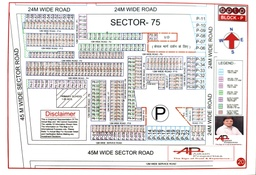
#> input picture map/p-block_orig.jpg, 256 x 175 px, shrunk from 1100 x 753 before the run; the run also reads 2 pictures not shown here
$ python test_match.py
#> lines starting #> are read from the running program, lines starting #| are printed output that depends on the picture; long printed decimals are rounded
import numpy as np
from PIL import Image
import os

photo_temp = Image.open('photo_template.jpg').convert('L')
logo_temp = Image.open('logo_template.jpg').convert('L')

photo_arr = np.array(photo_temp, dtype=np.float32) / 255.0
logo_arr = np.array(logo_temp, dtype=np.float32) / 255.0

def get_matches(img_path, template_arr, threshold_percentage=0.08):
#> called with img_path = 'map/p-block_orig.jpg', template_arr = array of shape (12, 12), threshold_percentage = 0.08
    img = Image.open(img_path).convert('L')
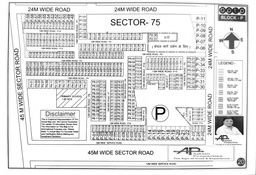
#> img: PIL image 256x175 L; min 0, max 255, mean 221.3
    img_arr = np.array(img, dtype=np.float32) / 255.0
    th, tw = template_arr.shape
#> th = 12; tw = 12

    from numpy.lib.stride_tricks import sliding_window_view
    windows = sliding_window_view(img_arr, (th, tw))

    # Mean Absolute Difference
    sad = np.mean(np.abs(windows - template_arr), axis=(2, 3))
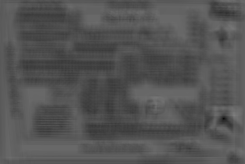
#> sad: shape (164, 245) float32; min 0.0449, max 0.495, mean 0.331

    # Find matches
    y_indices, x_indices = np.where(sad < threshold_percentage)
#> y_indices = [118]; x_indices = [223]

    # Cluster matches (non-maximum suppression / local minima)
    matches = []
    if len(y_indices) > 0:
        # Sort by SAD score
        scores = sad[y_indices, x_indices]
#> scores = [0.0449]
        sorted_idx = np.argsort(scores)
#> sorted_idx = [0]

        # Suppress close coordinates
        used = np.zeros(len(sorted_idx), dtype=bool)
#> used = [False]
        for i in sorted_idx:
            if used[i]:
                continue
            cy, cx = y_indices[i], x_indices[i]
            matches.append((cx, cy, scores[i]))
            # Mark all within radius as used
            dists = np.sqrt((y_indices - cy)**2 + (x_indices - cx)**2)
            used[dists < 50] = True
#> this loop made 1 pass
#> (cy, cx, dists) on pass 1: (118, 223, [0])
#> after the loop, matches = [(223, 118, 0.0449)]; used = [True]

    return matches

print("Photo matches in p-block:", get_matches('map/p-block_orig.jpg', photo_arr))
#| Photo matches in p-block: [(223, 118, 0.04491)]
print("Logo matches in p-block:", get_matches('map/p-block_orig.jpg', logo_arr))
#> call 2 of get_matches, with img_path = 'map/p-block_orig.jpg', template_arr = array of shape (12, 12), threshold_percentage = 0.08
#> in get_matches (call 2), `sad = np.mean(np.abs(windows - template_arr), axis=(2, 3))`:
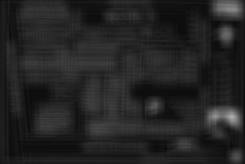
#> sad: shape (164, 245) float32; min 0.0231, max 0.683, mean 0.142
#> in get_matches (call 2), `y_indices, x_indices = np.where(sad < threshold_percentage)`: y_indices = 5437 values from 0 to 156; x_indices = 5437 values, max 244 at index 1651, min 0 at index 0, mean 129.6
#> in get_matches (call 2), `scores = sad[y_indices, x_indices]`: scores = 5437 values, max 0.08 at index 2383, min 0.0231 at index 4919, mean 0.0665
#> in get_matches (call 2), `sorted_idx = np.argsort(scores)`: sorted_idx = 5437 values, max 5436 at index 4059, min 0 at index 1867, mean 2718
#> the loop in get_matches (call 2), `for i in sorted_idx:` made 5437 passes
#> i on passes 3, 4, 6: 4732, 5016, 3581
#> after the loop in get_matches (call 2), `for i in sorted_idx:`: matches = [(165, 148, 0.0231), (231, 145, 0.04), (27, 110, 0.0465), (212, 23, 0.0493), (10, 36, 0.0511), (137, 93, 0.054), (193, 95, 0.0544), (99, 11, 0.055), (76, 148, 0.0556), (161, 11, 0.0557), (244, 94, 0.0583), (5, 155, 0.0773)]
#> (printed output is left out)
